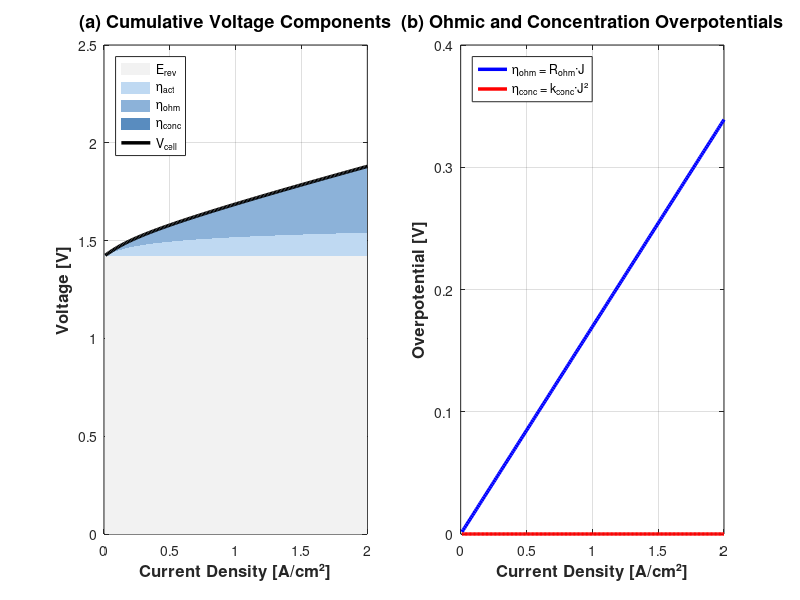

This chart was generated by the following MATLAB code: (Note: this script raises an error after producing the figure.)
%% GENERATE VOLTAGE DECOMPOSITION FIGURE (4-PARAMETER, LITERATURE BOUNDS)
% This script generates a 2-panel voltage decomposition figure with:
%   Subplot 1: Cumulative voltage components (E_rev, η_act, η_ohm, η_conc)
%   Subplot 2: Ohmic and concentration overpotentials
% Uses the validated 4-parameter model with k_conc = 4e-6

clear; clc; close all;

% ========== MODEL PARAMETERS (4-PARAMETER, LITERATURE BOUNDS) ==========
% Calibrated using fmincon with k_conc ∈ [0, 0.02]
% Combined RMSE = 0.018986 V, R² = 0.986711
E_rev = 1.42;
alpha = 0.448938;           % Updated
j0 = 5.428292e-02;          % Updated
R_ohm = 0.169475;           % Updated
k_conc = 4e-6;              % Updated (literature-bounded)
n_e = 2;
R = 8.314;
F = 96485;
T = 348.15;  % 75°C

% ========== MODEL FUNCTION ==========
model = @(j) E_rev + ...
    (R * T / (alpha * n_e * F)) * asinh(j / (2 * j0)) + ...
    R_ohm * j + k_conc * j.^2;

% ========== CURRENT DENSITY RANGE ==========
j_plot = linspace(0.01, 2.0, 200);
V_cell = model(j_plot);

% ========== COMPUTE COMPONENTS ==========
E_rev_T = E_rev * ones(size(j_plot));
eta_act = (R * T / (alpha * n_e * F)) * asinh(j_plot / (2 * j0));
eta_ohm = R_ohm * j_plot;
eta_conc = k_conc * j_plot.^2;  % Small but non-zero

% ========== DISPLAY VERIFICATION ==========
idx_1A = find(j_plot >= 1.0, 1, 'first');
E_rev_1A = E_rev;
eta_act_1A = (R * T / (alpha * n_e * F)) * asinh(j_plot(idx_1A) / (2 * j0));
eta_ohm_1A = R_ohm * j_plot(idx_1A);
eta_conc_1A = k_conc * j_plot(idx_1A)^2;
V_cell_1A = E_rev_1A + eta_act_1A + eta_ohm_1A + eta_conc_1A;

fprintf('\n========================================\n');
fprintf('VOLTAGE DECOMPOSITION AT J = 1.0 A/cm²\n');
fprintf('(4-Parameter Model, k_conc = 4e-6)\n');
fprintf('========================================\n');
fprintf('  E_rev     = %.4f V (%.1f%%)\n', E_rev_1A, E_rev_1A/V_cell_1A*100);
fprintf('  η_act     = %.4f V (%.1f%%)\n', eta_act_1A, eta_act_1A/V_cell_1A*100);
fprintf('  η_ohm     = %.4f V (%.1f%%)\n', eta_ohm_1A, eta_ohm_1A/V_cell_1A*100);
fprintf('  η_conc    = %.4f V (%.1f%%)\n', eta_conc_1A, eta_conc_1A/V_cell_1A*100);
fprintf('  V_cell    = %.4f V\n', V_cell_1A);
fprintf('========================================\n');

% ========== CREATE 2-PANEL FIGURE ==========
fig = figure('Position', [100, 100, 1000, 500], 'Color', 'white');

% ----- Subplot 1: Cumulative components (full width, left) -----
subplot(1, 2, 1);
hold on; box on; grid on;

% Stacked area plot
fill([j_plot, fliplr(j_plot)], [E_rev_T, zeros(size(E_rev_T))], ...
    [0.95, 0.95, 0.95], 'EdgeColor', 'none');
fill([j_plot, fliplr(j_plot)], [E_rev_T + eta_act, fliplr(E_rev_T)], ...
    [0.75, 0.85, 0.95], 'EdgeColor', 'none');
fill([j_plot, fliplr(j_plot)], [E_rev_T + eta_act + eta_ohm, fliplr(E_rev_T + eta_act)], ...
    [0.55, 0.70, 0.85], 'EdgeColor', 'none');
fill([j_plot, fliplr(j_plot)], [V_cell, fliplr(E_rev_T + eta_act + eta_ohm)], ...
    [0.35, 0.55, 0.75], 'EdgeColor', 'none');

% Total voltage line
plot(j_plot, V_cell, 'k-', 'LineWidth', 2.5);

xlabel('Current Density [A/cm²]', 'FontSize', 12, 'FontWeight', 'bold');
ylabel('Voltage [V]', 'FontSize', 12, 'FontWeight', 'bold');
title('(a) Cumulative Voltage Components', 'FontSize', 13, 'FontWeight', 'bold');
legend('E_{rev}', 'η_{act}', 'η_{ohm}', 'η_{conc}', 'V_{cell}', ...
    'Location', 'northwest', 'FontSize', 9);
xlim([0, 2.0]);
ylim([0, 2.5]);

% ----- Subplot 2: Ohmic and Concentration (right) -----
subplot(1, 2, 2);
hold on; box on; grid on;
plot(j_plot, eta_ohm, 'b-', 'LineWidth', 2.5, 'DisplayName', 'η_{ohm} = R_{ohm}·J');
plot(j_plot, eta_conc, 'r-', 'LineWidth', 2.5, 'DisplayName', 'η_{conc} = k_{conc}·J²');
xlabel('Current Density [A/cm²]', 'FontSize', 12, 'FontWeight', 'bold');
ylabel('Overpotential [V]', 'FontSize', 12, 'FontWeight', 'bold');
title('(b) Ohmic and Concentration Overpotentials', 'FontSize', 13, 'FontWeight', 'bold');
legend('Location', 'northwest', 'FontSize', 9);
xlim([0, 2.0]);
ylim([0, 0.4]);

% ----- Main Title -----
sgtitle('Physics-Based Voltage Decomposition (4-Parameter Model, k_{conc} = 4×10^{-6})', ...
    'FontSize', 15, 'FontWeight', 'bold');

% ----- Save -----
drawnow;
saveas(fig, 'Physics_Based_Voltage_Decomposition_4param.jpg');
fprintf('\n✅ Figure saved: Physics_Based_Voltage_Decomposition_4param.jpg\n');
